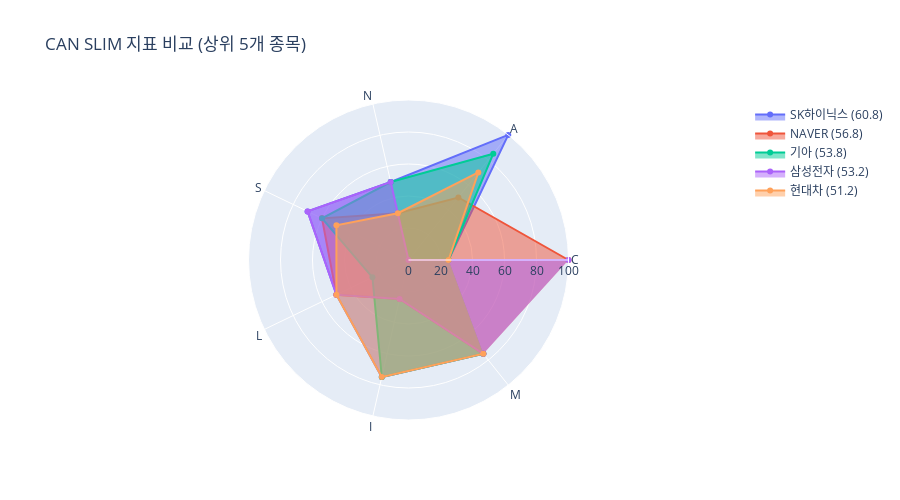

The cell this chart's notebook holds for it:
### Code cell
# 레이더 차트로 시각화
def create_radar_chart(df, top_n=5):
    """
    상위 종목의 CAN SLIM 지표 레이더 차트
    """
    categories = ['C', 'A', 'N', 'S', 'L', 'I', 'M']
    
    fig = go.Figure()
    
    for i in range(min(top_n, len(df))):
        row = df.iloc[i]
        values = [row[f'{cat}_Score'] for cat in categories]
        
        fig.add_trace(go.Scatterpolar(
            r=values,
            theta=categories,
            fill='toself',
            name=f"{row['name']} ({row['Total_Score']:.1f})"
        ))
    
    fig.update_layout(
        polar=dict(
            radialaxis=dict(
                visible=True,
                range=[0, 100]
            )
        ),
        showlegend=True,
        title="CAN SLIM 지표 비교 (상위 5개 종목)",
        height=500
    )
    
    return fig

# 레이더 차트 생성
radar_fig = create_radar_chart(screening_results)
radar_fig.show()

### Figure 1 — Plotly figure (JSON) as saved in the notebook; plotly's stock layout.template omitted (floating-point values rounded to 4 significant figures)
{"data": [{"fill": "toself", "name": "SK하이닉스 (60.8)", "r": [25, 100, 50, 70, 50, 75, 75], "theta": ["C", "A", "N", "S", "L", "I", "M"], "type": "scatterpolar"}, {"fill": "toself", "name": "NAVER (56.8)", "r": [100, 50, 30, 60, 50, 25, 75], "theta": ["C", "A", "N", "S", "L", "I", "M"], "type": "scatterpolar"}, {"fill": "toself", "name": "기아 (53.8)", "r": [25, 85, 50, 60, 25, 75, 75], "theta": ["C", "A", "N", "S", "L", "I", "M"], "type": "scatterpolar"}, {"fill": "toself", "name": "삼성전자 (53.2)", "r": [100, 0, 50, 70, 50, 25, 75], "theta": ["C", "A", "N", "S", "L", "I", "M"], "type": "scatterpolar"}, {"fill": "toself", "name": "현대차 (51.2)", "r": [25, 70, 30, 50, 50, 75, 75], "theta": ["C", "A", "N", "S", "L", "I", "M"], "type": "scatterpolar"}], "layout": {"height": 500, "polar": {"radialaxis": {"range": [0, 100], "visible": true}}, "showlegend": true, "title": {"text": "CAN SLIM 지표 비교 (상위 5개 종목)"}}}
